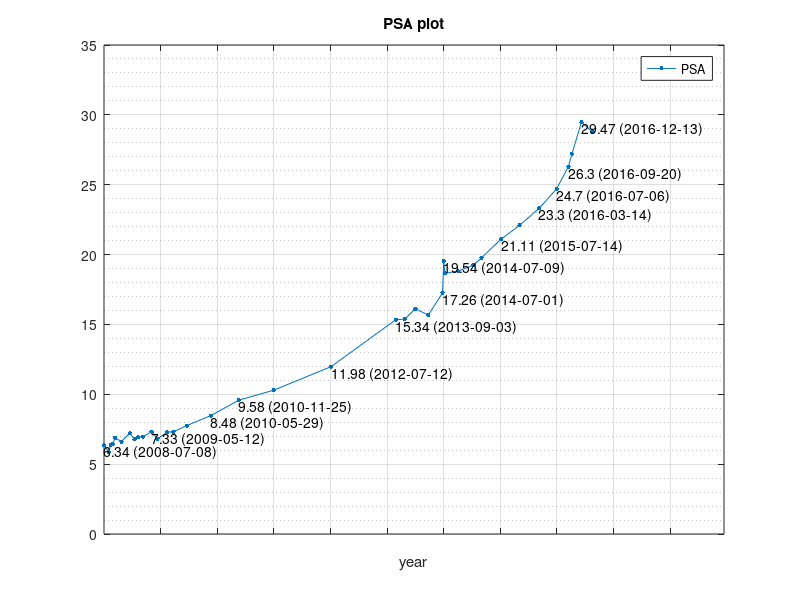
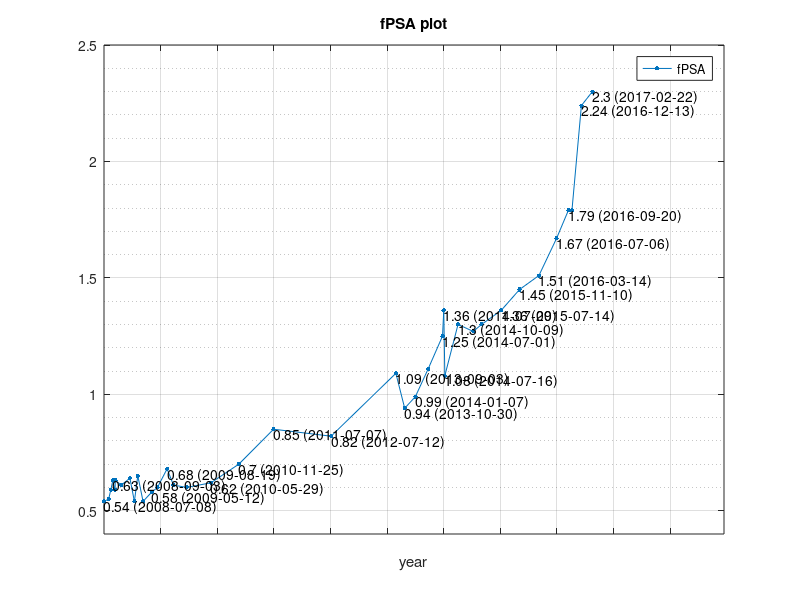

Source code (MATLAB) for these figures, in order:
err=[1 0.05 0.005];
data=csvread('PSA.csv');
n=length(data);
time=datenum(num2str(data(:,2)),'yyyymmdd');
timestr=datestr(time,'yyyy-mm-dd');
start=time(1);
time=time-start;
figure(1);
set(gcf,'position',[0,0,1440,900]);
plot(time,data(:,3),'.-','MarkerSize',10);
grid on;
title('PSA plot');
legend('PSA');
ylim([0 35]);
set(gca,'YMinorGrid','on')
figure(2);
set(gcf,'position',[0,0,1440,900]);
plot(time,data(:,4),'.-','MarkerSize',10);
grid on;
title('fPSA plot');
legend('fPSA');
ylim([0.4 2.5]);
set(gca,'YMinorGrid','on')
% figure(3)
% plot(time,data(:,5),'.-','MarkerSize',10);
% grid on;
% title('fPSA/tPSA plot');
% legend('fPSA/tPSA');
% ylim([0.05 0.11]);
for i=1:2
    figure(i);
    xlim([0 4000]);
    set(gca,'XTick',365.25:365.25:365.25*10);  
    set(gca,'XTickLabel',{1:10});
    xlabel('year');
    flag=ones(n);
    num=1;
    for j=1:n
        for k=1:j-1
            if(abs(data(k,i+2)-data(j,i+2))<err(i)&&abs(time(k)-time(j))<300&&flag(k)==1)
                flag(j)=0;
                break;
            end
        end
        if(flag(j))
            text(time(j),data(j,i+2)-err(i)/2,[num2str(data(j,i+2)) ' (' timestr(j,:) ')']);
            num=num+1;
        end
    end
end
figure(1);
frame=getframe(gcf);
imwrite(frame.cdata,'PSA.png');
% saveas(gcf,'PSA.png','psc2');
figure(2);
frame=getframe(gcf);
imwrite(frame.cdata,'fPSA.png');
% saveas(gcf,'fPSA.png','psc2');